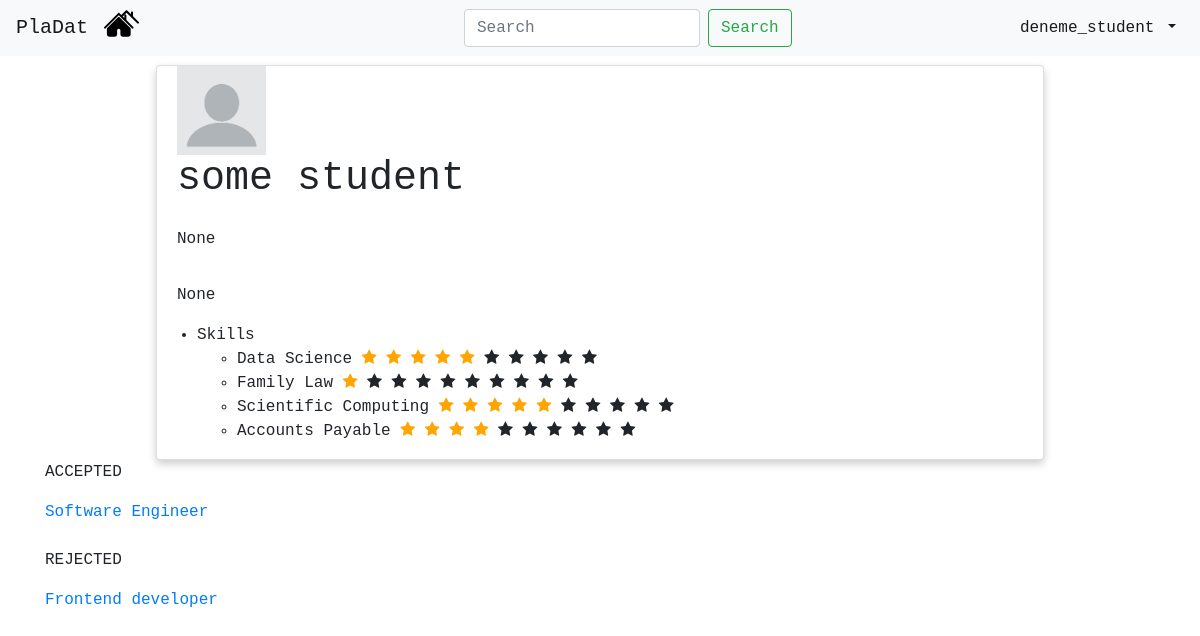
Page /profile/6/ (signed in) on the committed database.
### mainapp/models.py (models this page shows, shortened)
class Student(models.Model):
    user_id = models.IntegerField(default=None)
    name = models.CharField(max_length=100,default=None, unique=True)
    surname = models.CharField(max_length=100,default=None)
    school_name = models.CharField(max_length=100,default=None,null=True)
    department = models.CharField(max_length=100,default=None,null=True)
    birth_date = models.DateField(null=True, blank=True)
    start_date = models.DateField(null=True, blank=True)
    end_date = models.DateField(default=None,null=True)
    cgpa = models.FloatField(default=0.0,null=True) #gpa
    e_mail = models.EmailField(default=None,null=True)
    location = models.CharField(max_length=30, default=None, null=True)
    profile_img = models.ImageField(upload_to= user_directory_path, default='student-pp.png' )

class Skill(models.Model):
    skill = models.CharField(max_length=100,default=None)

class Job(models.Model):
    employer = models.ForeignKey(Employer, on_delete=models.CASCADE,default=None) #employer_id
    job_title = models.CharField(max_length=100,default=None)
    job_description = models.CharField(max_length=100,default=None) #description
    publish_time = models.DateTimeField(auto_now_add=True, blank=True)
    due_date = models.DateField(default=None,null=True)
    req_departments = models.CharField(max_length=100,default=None,null=True)

### mainapp/views.py (the view, shortened to what this page needs)
# urls.py: path('profile/<int:userid>/', views.view_self_profile, name='view_self_profile'), # returns employer and student profile
@login_required
def view_self_profile(request, userid):
    current_user = request.user
    if Student.objects.filter(user_id=userid).count()==1:
        student = Student.objects.get(user_id=userid)
        students_skill_total = get_skill_rate_zipped_student(student)
        is_users_profile = (current_user.id == student.user_id) # check if profile is user's profile
        accepted_applications = Application.objects.filter(student_id=student.id, is_accepted=2)
        accepted_applications_jobs = []
        for item in accepted_applications:
            accepted_applications_jobs.append(Job.objects.get(id = item.job_id))
        declined_applications = Application.objects.filter(student_id=student.id, is_accepted=1)
        declined_applications_jobs = []
        for item in declined_applications:
            declined_applications_jobs.append(Job.objects.get(id = item.job_id))
        return render(request, "profile.html", {"student": student,
                                                "students_skill_total": students_skill_total,
                                                "accepted_applications_jobs": accepted_applications_jobs,
                                                "declined_applications_jobs": declined_applications_jobs,
                                                "is_users_profile": is_users_profile})

### mainapp/utils.py (called while the page is built)
def get_skill_rate_zipped_student(student):
    students_skill = StudentSkill.objects.filter(student_id=student.id)
    students_skill_list = []
    students_rate_list = []
    for item in students_skill:
        students_skill_list.append(Skill.objects.get(id=item.skill_id).skill)
        students_rate_list.append(item.rate)
    students_skill_total = zip(students_skill_list, students_rate_list)
    return students_skill_total

### mainapp/templates/profile.html (shortened to what this page needs)
{% extends 'navbar.html' %}
{% block content %}
<!DOCTYPE html>
<html lang="en">
<head>
    {% load static %}
    <link href="{% static "main.css" %}" rel="stylesheet" />
    <link rel="stylesheet" href="https://maxcdn.bootstrapcdn.com/bootstrap/4.0.0/css/bootstrap.min.css">
    <link rel="stylesheet" href="https://cdnjs.cloudflare.com/ajax/libs/font-awesome/4.7.0/css/font-awesome.min.css">
</head>
<body>
    <div class="card">
        <img src="{{ student.profile_img.url }}" alt="John" style="width:10%; margin-left: 20px">
        <h1 style="margin-left: 20px">{{student.name}}  {{student.surname}}</h1>
        <p class="major"><p>{{student.department}} </p></p>
        <p>{{student.school_name}} </p>
        <ul >
            <li> Skills </li>
                <ul >
                  {% for skill,rate in students_skill_total %}
                    <li> {{skill}}
                      {% for i in '0123456789'|make_list %}
                      {% if forloop.counter <= rate %}
                      <span class="fa fa-star checked"></span>
                      {% else %}
                      <span class="fa fa-star"></span>
                      {% endif %}
                      {% endfor %}
                    </li>
                  {% endfor %}
                </ul>
        </ul>
  </div>
  {% if is_users_profile %}
  <p>ACCEPTED</p>
  {% for item in accepted_applications_jobs %}
  <a href="{% url 'see_details' jobid=item.id %}">{{item.job_title}}</a>
  {% endfor %}
  <br><br>
  <p>REJECTED</p>
  {% for item in declined_applications_jobs %}
  <a href="{% url 'see_details' jobid=item.id %}">{{item.job_title}}</a>
  {% endfor %}
  {% endif %}
</body>
</html>
{% endblock %}

### mainapp/templates/navbar.html (shortened to what this page needs)
<!doctype html>
<html lang="en">
  <head>
    {% load static %}
    <link rel="stylesheet" href="https://maxcdn.bootstrapcdn.com/bootstrap/4.0.0/css/bootstrap.min.css">
  </head>
  <body>
    <nav class="navbar navbar-expand-sm navbar-light bg-light fixed-top ">
        <a href="#" class="navbar-brand">PlaDat</a>
        <div class="navbar-collapse collapse w-100 order-1 order-md-0 dual-collapse2">
            <ul class="navbar-nav mr-auto">
                <li class="nav-item">
                    <a href="{% url 'index' %}"> <img style="width:35px; margin-top: -10px; margin-left: -1%;" src="{% static "two-houses.svg" %}"> </a>
                </li>
            </ul>
        </div>
        <div class="navbar-collapse collapse w-100 order-1 order-md-0 dual-collapse2">
          <form class="form-inline my-2 my-lg-0 ">
            <input class="form-control mr-sm-2 " type="search" placeholder="Search" aria-label="Search">
            <button class="btn btn-outline-success my-2 my-sm-0 " href="#" type="submit">Search</button>
          </form>
        </div>
        <div class="navbar-collapse collapse w-100 order-3 dual-collapse2">
            <ul class="navbar-nav ml-auto">
                <li class="nav-item dropdown">
                    <a class="nav-link dropdown-toggle active" href="#" id="navbarDropdown" role="button" data-toggle="dropdown" aria-haspopup="true" aria-expanded="false">
                      {{ user.username }}
                      </a>
                </li>
            </ul>
          </div>
    </nav>
    <div class="container">
      {% block content %}
      {% endblock %}
    </div>
    </body>
</html>

### mainapp/static/main.css (style rules this page uses)
* { box-sizing: border-box; }
body { font: 16px Arial; }
input { border-radius: 5px; border: 1px solid #D5D8DC; background-color: #f1f1f1; padding: 6px; font-size: 16px; }

### mainapp/templates/navbar.html (style rules this page uses)
* { font-family: "Lucida Console", "Courier New", monospace; }
.navbar { max-height: 65px; }

### mainapp/templates/profile.html (style rules this page uses)
body { padding-top: 65px; }
* { font-family: "Lucida Console", "Courier New", monospace; }
.card { user-select: none; box-shadow: 0 4px 8px 0 rgba(0, 0, 0, 0.2); max-width: 80%; margin: auto; }
.card p { margin-left: 20px; }
.checked { color: orange; }

### rows in the picture
Student: profile_img (picture), name "some", surname "student", department "None", school_name "None"
Skill: students_skill_total "Data Science"
Skill: students_skill_total "Family Law"
Skill: students_skill_total "Scientific Computing"
Skill: students_skill_total "Accounts Payable"
Job: job_title "Software Engineer"
Job: job_title "Frontend developer"

### other values in the picture
{{ user.username }} "deneme_student"
